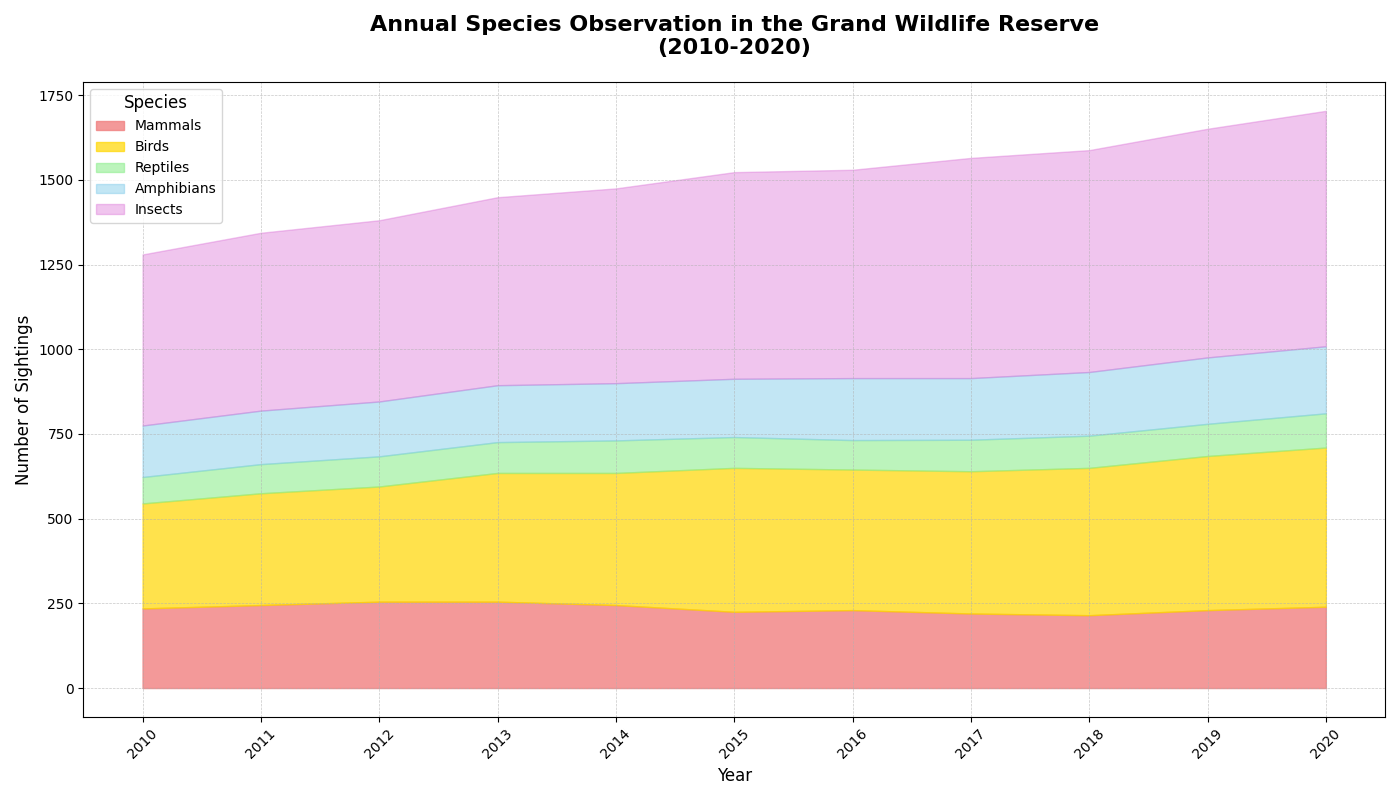

Here is the Python script that generated this plot:
import matplotlib.pyplot as plt
import numpy as np

# Defining the years
years = np.arange(2010, 2021)

# Altering the number of sightings for each species over the years while preserving the dimensionality
mammals = np.array([235, 245, 255, 255, 245, 225, 230, 220, 215, 230, 240])
birds = np.array([310, 330, 340, 380, 390, 425, 415, 420, 435, 455, 470])
reptiles = np.array([78, 86, 89, 91, 96, 91, 87, 93, 95, 95, 101])
amphibians = np.array([152, 158, 162, 168, 169, 172, 183, 182, 188, 196, 198])
insects = np.array([505, 525, 535, 555, 575, 610, 615, 650, 655, 675, 695])

# Stack data for the area chart
data = np.array([mammals, birds, reptiles, amphibians, insects])
data_stack = np.cumsum(data, axis=0)

# Create the plot
fig, ax = plt.subplots(figsize=(14, 8))

# Plot the areas
ax.fill_between(years, 0, data_stack[0], label='Mammals', color='lightcoral', alpha=0.8)
ax.fill_between(years, data_stack[0], data_stack[1], label='Birds', color='gold', alpha=0.7)
ax.fill_between(years, data_stack[1], data_stack[2], label='Reptiles', color='lightgreen', alpha=0.6)
ax.fill_between(years, data_stack[2], data_stack[3], label='Amphibians', color='skyblue', alpha=0.5)
ax.fill_between(years, data_stack[3], data_stack[4], label='Insects', color='orchid', alpha=0.4)

# Add title and labels
ax.set_title("Annual Species Observation in the Grand Wildlife Reserve\n(2010-2020)", fontsize=16, weight='bold', pad=20)
ax.set_xlabel("Year", fontsize=12)
ax.set_ylabel("Number of Sightings", fontsize=12)

# Rotate x-axis labels to avoid overlapping
ax.set_xticks(years)
ax.set_xticklabels(years, rotation=45, fontsize=10)

# Add gridlines for better readability
ax.grid(True, linestyle='--', linewidth=0.5, alpha=0.7)

# Add legend with clear identification
ax.legend(loc='upper left', fontsize=10, title='Species', title_fontsize='12')

# Adjust layout to prevent overlap and improve visual appeal
plt.tight_layout()

# Display the chart
plt.show()
